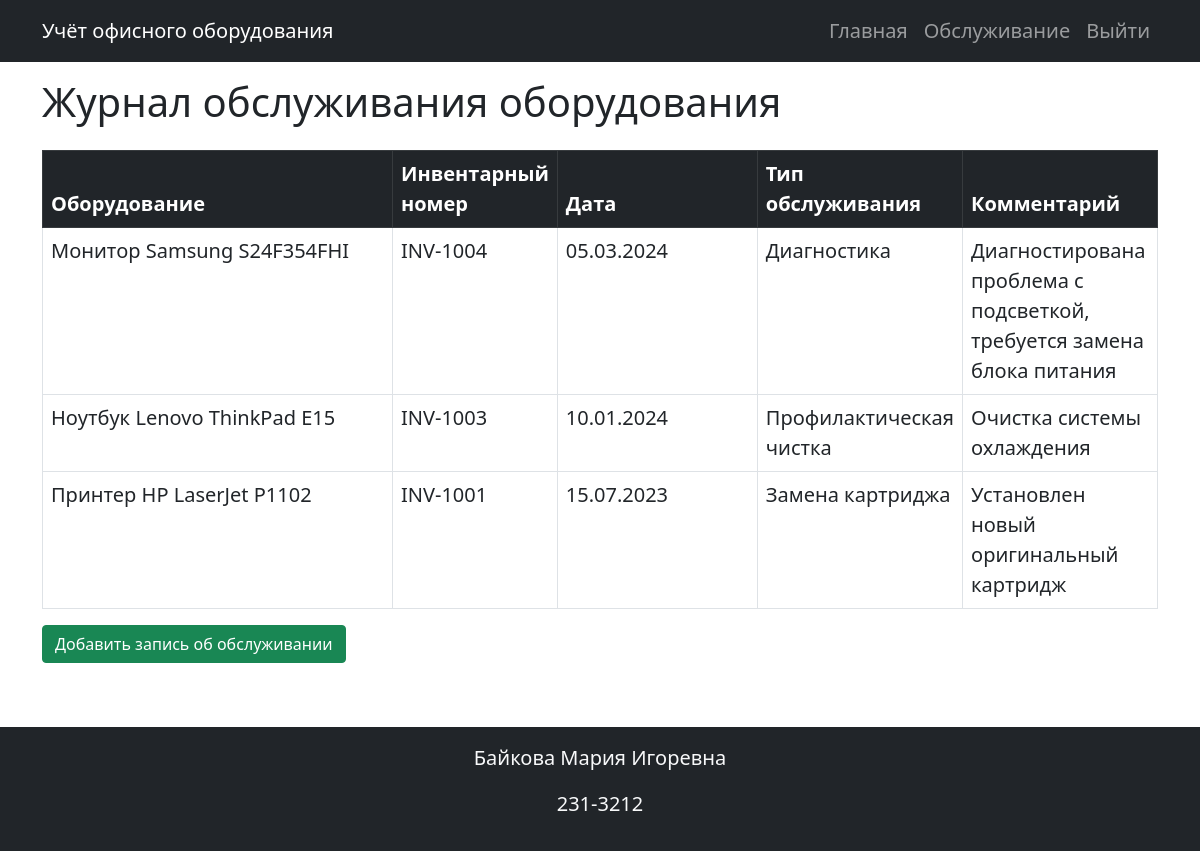
Page /service/ (signed in) on the earlier database version.
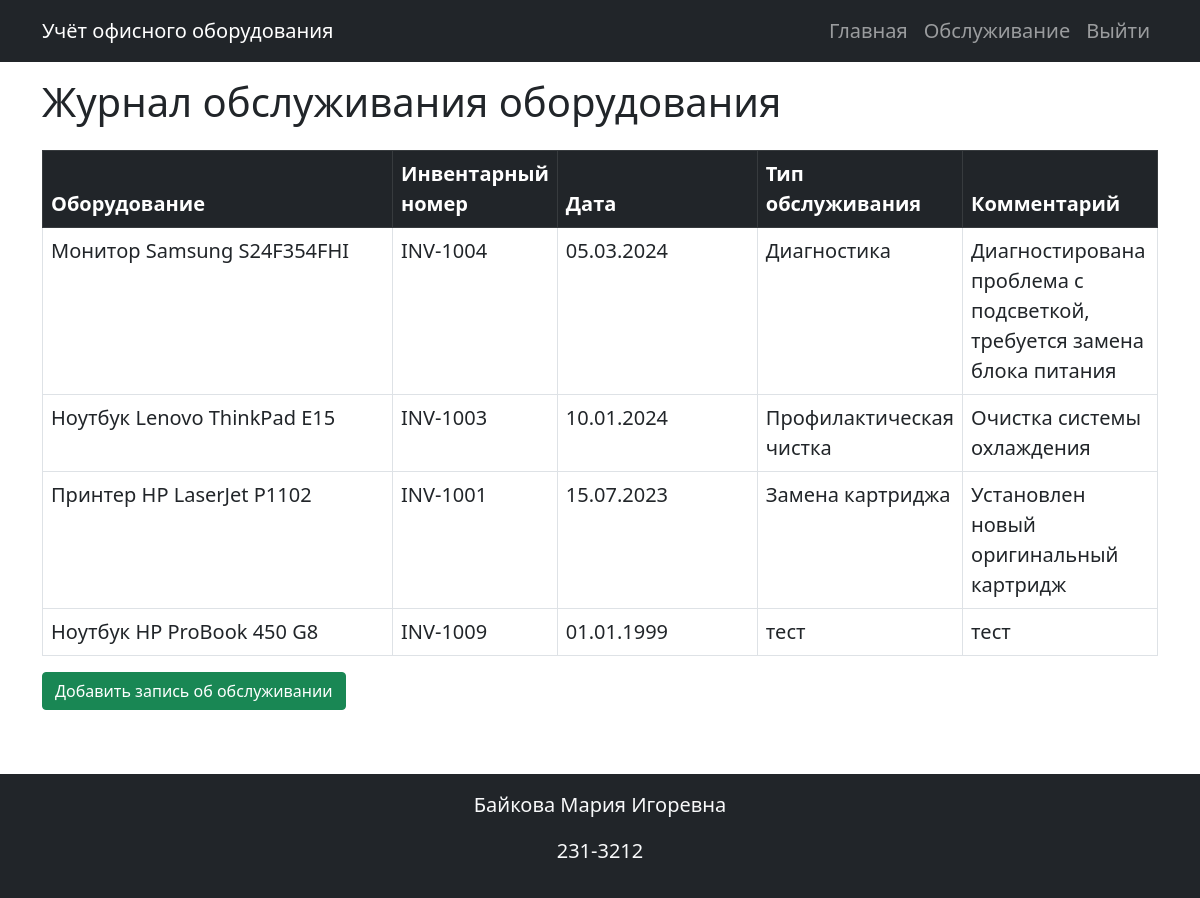
Same page on the later database version.
### models.py (models this page shows)
class ServiceHistory(db.Model):
    id = db.Column(db.Integer, primary_key=True)
    equipment_id = db.Column(db.Integer, db.ForeignKey('equipment.id'), nullable=False)
    date = db.Column(db.Date, nullable=False)
    service_type = db.Column(db.String(100), nullable=False)
    comment = db.Column(db.Text)

class Equipment(db.Model):
    id = db.Column(db.Integer, primary_key=True)
    name = db.Column(db.String(255), nullable=False)
    inventory_number = db.Column(db.String(100), nullable=False, unique=True)
    category_id = db.Column(db.Integer, db.ForeignKey('category.id'), nullable=False)
    purchase_date = db.Column(db.Date, nullable=False)
    cost = db.Column(db.Numeric(10, 2), nullable=False)
    status = db.Column(db.Enum('В эксплуатации', 'На ремонте', 'Списано'), nullable=False, default='In_use')
    category = db.relationship('Category', backref='equipments')
    photos = db.relationship('Photo', backref='equipment', cascade='all, delete-orphan')
    service_records = db.relationship('ServiceHistory', backref='equipment', cascade='all, delete-orphan')
    responsible_persons = db.relationship('ResponsiblePerson', secondary=equipment_responsible, back_populates='equipments')

### service_bp.py (the view)
@service_bp.route('/')
@login_required
def service_list():
    services = ServiceHistory.query.order_by(ServiceHistory.date.desc()).all()
    return render_template('service.html', services=services)

### app.py (called while the page is built, shortened)
@login_manager.user_loader
def load_user(user_id):
    return db.session.get(User, int(user_id))

@app.before_request
def init_db():
    db.create_all()

### templates/service.html
{% extends 'base.html' %}
{% block content %}
<h1 class="mb-4">Журнал обслуживания оборудования</h1>
<table class="table table-bordered table-hover">
  <thead class="table-dark">
    <tr>
      <th>Оборудование</th>
      <th>Инвентарный номер</th>
      <th>Дата</th>
      <th>Тип обслуживания</th>
      <th>Комментарий</th>
    </tr>
  </thead>
  <tbody>
    {% for record in services %}
      <tr>
        <td>{{ record.equipment.name }}</td>
        <td>{{ record.equipment.inventory_number }}</td>
        <td>{{ record.date.strftime('%d.%m.%Y') }}</td>
        <td>{{ record.service_type }}</td>
        <td>{{ record.comment or '—' }}</td>
      </tr>
    {% else %}
      <tr><td colspan="5" class="text-center">Записей об обслуживании пока нет.</td></tr>
    {% endfor %}
  </tbody>
</table>
<a href="{{ url_for('service.add_service', return_to='service.service_list') }}" class="btn btn-success mb-3">Добавить запись об обслуживании</a>
{% endblock %}

### templates/base.html (shortened to what this page needs)
<!doctype html>
<html lang="ru">
  <head>
    <link href="https://cdn.jsdelivr.net/npm/bootstrap@5.0.2/dist/css/bootstrap.min.css" rel="stylesheet">
    <link rel="stylesheet" href="{{ url_for('static', filename='styles.css') }}">
  </head>
  <body>
    <header>
      <nav class="navbar navbar-expand-lg navbar-dark bg-dark">
        <div class="container">
          <a class="navbar-brand" href="{{ url_for('index') }}">Учёт офисного оборудования</a>
          <div class="collapse navbar-collapse" id="navbarSupportedContent">
            <ul class="navbar-nav ms-auto mb-2 mb-lg-0">
              <li class="nav-item">
                <a class="nav-link" aria-current="page" href="{{ url_for('index') }}">Главная</a>
              </li>
              {% if current_user.is_authenticated %}
                {% if current_user.role.name == 'Technician' or current_user.role.name == 'Admin' %}
                  <li class="nav-item">
                    <a class="nav-link" href="{{ url_for('service.service_list') }}">Обслуживание</a>
                  </li>
                {% endif %}
                <li class="nav-item">
                  <a class="nav-link" aria-current="page" href="{{ url_for('logout') }}">Выйти</a>
                </li>
              {% else %}
                <li class="nav-item">
                  <a class="nav-link" aria-current="page" href="{{ url_for('login') }}">Войти</a>
                </li>
              {% endif %}
            </ul>
          </div>
        </div>
      </nav>
    </header>
    <main class="my-3">
      <div class="container">
        {% block content %}{% endblock %}
      </div>
    </main>
  </body>
  <footer class="bg-dark text-light text-center py-3 mt-5">
    <p>Байкова Мария Игоревна</p>
    <p>231-3212</p>
  </footer>
</html>

### static/styles.css (style rules this page uses)
body { font-size: 1.25rem; }
.table th:nth-child(3), .table td:nth-child(3) { width: 200px; }
.table th:nth-child(1), .table td:nth-child(1) { width: 350px; }
.table th:nth-child(4), .table td:nth-child(4) { width: 120px; }
.table th:nth-child(2), .table td:nth-child(2) { width: 160px; }

Differences in the rows shown:
added ServiceHistory: equipment.name "Ноутбук HP ProBook 450 G8", equipment.inventory_number "INV-1009", date "01.01.1999", service_type "тест", comment "тест"
